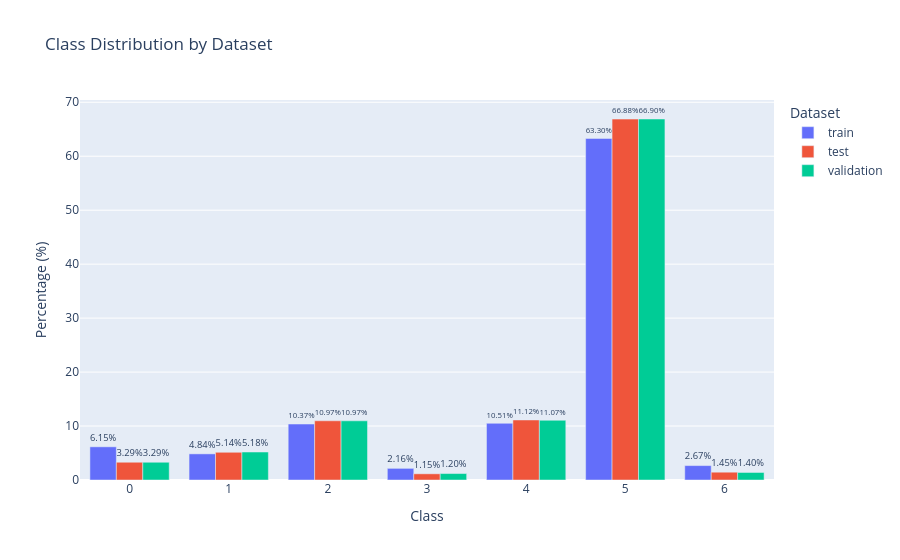

Source (notebook cell):
### Code cell
fig2 = EDA.labels_report(Y = Y_aug)
fig2.show()

### Figure 1 — Plotly figure (JSON) as saved in the notebook; plotly's stock layout.template omitted (floating-point values rounded to 4 significant figures)
{"data": [{"alignmentgroup": "True", "hovertemplate": "Dataset=train<br>Class=%{x}<br>Percentage (%)=%{text}<extra></extra>", "legendgroup": "train", "marker": {"color": "#636efa", "pattern": {"shape": ""}}, "name": "train", "offsetgroup": "train", "orientation": "v", "showlegend": true, "text": [6.151, 4.842, 10.37, 2.158, 10.51, 63.3, 2.671], "textposition": "outside", "texttemplate": "%{text:.2f}%", "type": "bar", "x": ["0", "1", "2", "3", "4", "5", "6"], "xaxis": "x", "y": [6.151, 4.842, 10.37, 2.158, 10.51, 63.3, 2.671], "yaxis": "y"}, {"alignmentgroup": "True", "hovertemplate": "Dataset=test<br>Class=%{x}<br>Percentage (%)=%{text}<extra></extra>", "legendgroup": "test", "marker": {"color": "#EF553B", "pattern": {"shape": ""}}, "name": "test", "offsetgroup": "test", "orientation": "v", "showlegend": true, "text": [3.292, 5.137, 10.97, 1.147, 11.12, 66.88, 1.446], "textposition": "outside", "texttemplate": "%{text:.2f}%", "type": "bar", "x": ["0", "1", "2", "3", "4", "5", "6"], "xaxis": "x", "y": [3.292, 5.137, 10.97, 1.147, 11.12, 66.88, 1.446], "yaxis": "y"}, {"alignmentgroup": "True", "hovertemplate": "Dataset=validation<br>Class=%{x}<br>Percentage (%)=%{text}<extra></extra>", "legendgroup": "validation", "marker": {"color": "#00cc96", "pattern": {"shape": ""}}, "name": "validation", "offsetgroup": "validation", "orientation": "v", "showlegend": true, "text": [3.29, 5.184, 10.97, 1.196, 11.07, 66.9, 1.396], "textposition": "outside", "texttemplate": "%{text:.2f}%", "type": "bar", "x": ["0", "1", "2", "3", "4", "5", "6"], "xaxis": "x", "y": [3.29, 5.184, 10.97, 1.196, 11.07, 66.9, 1.396], "yaxis": "y"}], "layout": {"barmode": "group", "legend": {"title": {"text": "Dataset"}, "tracegroupgap": 0}, "title": {"text": "Class Distribution by Dataset"}, "xaxis": {"anchor": "y", "domain": [0, 1], "title": {"text": "Class"}}, "yaxis": {"anchor": "x", "domain": [0, 1], "title": {"text": "Percentage (%)"}}}}
